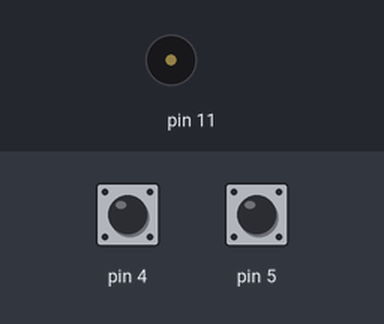
This sketch was run on a simulated Arduino Uno, built with avr-gcc and run on an emulated ATmega328P. On the bench: buzzer (waves = sounding). Inputs (shaded band) come from the test bench; at power-on: pin 4 HIGH, pin 5 HIGH.

Above: at 1.2 s.
1.3 s: pin 4 pulled LOW for 0.15 s
At 2.5 s:
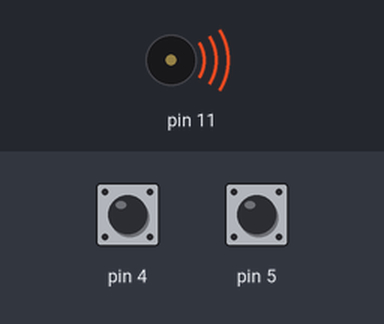
Timing chart, 0 to 4.3 s (numbered marks = the images above; inputs shaded):
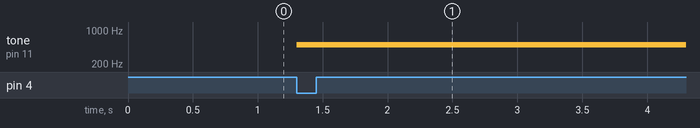

The sketch:

button_buzzer.ino
```cpp
int i;
int e;
void setup() {
  pinMode(4, INPUT_PULLUP);
  pinMode(5, INPUT_PULLUP);
}

void loop() {
  i=digitalRead(4);
  if (i==0) {
    tone(11, 500);
  } else {
    noTone();
  }
  e=digitalRead(5);
  if (e==0) {
    tone(11, 100);
  } else {
    noTone();
  }
}
```

Measured:
- after the input at 1.3 s, tone on pin 11: silent → 500 Hz at once
